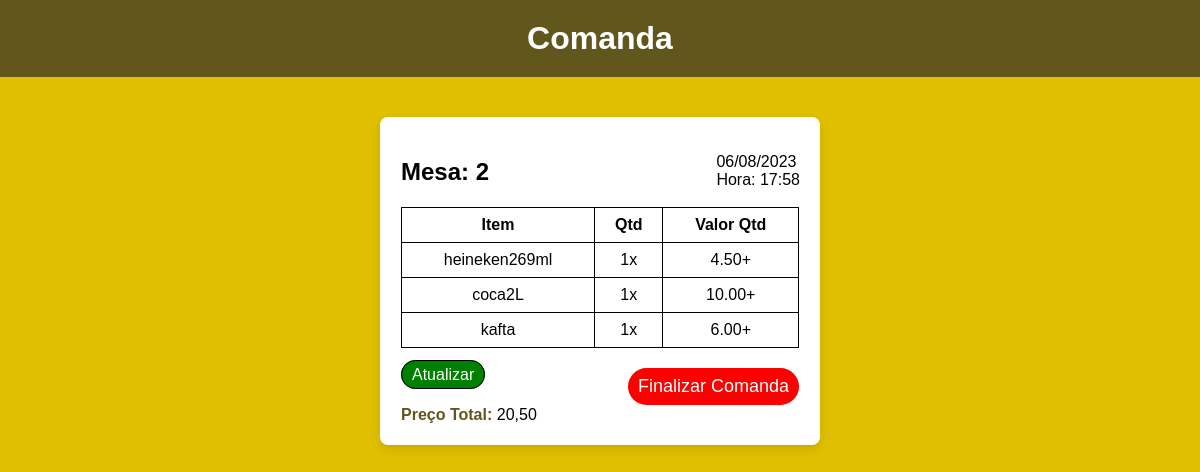
/pedido/3, run on the app's committed database.
### comanda/models.py (models this page shows, shortened)
class Comanda(models.Model):
    mesa = models.IntegerField()
    cerveja = models.CharField(max_length=20, null=True)
    refrigerante = models.CharField(max_length=20, null=True)
    espetinho = models.CharField(max_length=20, null=True)
    cervejaQtd = models.IntegerField(null=True)
    refrigeranteQtd = models.IntegerField(null=True)
    espetinhoQtd = models.IntegerField(null=True)
    cervejaPrecoTotal = models.DecimalField(max_digits=10, decimal_places=2, null=True)
    refrigerantePrecoTotal = models.DecimalField(
        max_digits=10, decimal_places=2, null=True
    )
    espetinhoPrecoTotal = models.DecimalField(
        max_digits=10, decimal_places=2, null=True
    )
    precoTotal = models.DecimalField(max_digits=10, decimal_places=2, null=True)
    listaItensSelecionados = models.JSONField(null=True)
    data = models.DateField(null=True, blank=True, auto_now_add=True)
    horario = models.TimeField(null=True, blank=True, auto_now_add=True)

### comanda/views.py (the view)
# urls.py: path("pedido/<int:id>", views.pedido, name="pedido"),
def pedido(request, id):
    comanda = get_object_or_404(Comanda, id=id)
    if request.method == "GET":
        return render(request, "pedidoCliente.html", {"comanda": comanda})
    elif request.method == "POST":
        comanda.delete()
        return redirect(reverse("visualizarPedidos"))

### comanda/templates/pedidoCliente.html (shortened to what this page needs)
{% load static %}
<!DOCTYPE html>
<html lang="pt-br">
<head>
    <link rel="stylesheet" href="{% static 'comanda.css' %}">
</head>
<body>
    <header>
        <h1>Comanda</h1>
    </header>
    <main>
        <form action=" {% url 'pedido' comanda.id %}" method="POST" autocomplete="off"> {% csrf_token %}
            <p id="datahora"> {{comanda.data|date:"d/m/Y"}}
                <br>
                Hora: {{comanda.horario}}
            </p>
            <fieldset>
                <h2>Mesa: {{comanda.mesa}}</h2>
            </fieldset>
            <fieldset>
                <table>
                    <thead>
                        <tr>
                            <th>Item</th>
                            <th>Qtd</th>
                            <th>Valor Qtd</th>
                        </tr>
                    </thead>
                    <tbody>
                        <tr>
                            <td>
                                {% for item in comanda.listaItensSelecionados %}
                                    {% if item.produto == "cerveja" %}
                                    {{item.sabor}}
                                    <br>
                                    {% endif %}
                            {% endfor %}
                            </td>
                            <td>
                                {% for item in comanda.listaItensSelecionados %}
                                    {% if item.produto == "cerveja" %}
                                    {{item.quantidade}}x
                                    <br>
                                    {% endif %}
                            {% endfor %}
                            </td>
                            <td>
                                {% for item in comanda.listaItensSelecionados %}
                                    {% if item.produto == "cerveja" %}
                                    {{item.precoTotalQtd}}+
                                    <br>
                                    {% endif %}
                            {% endfor %}
                            </td>
                        </tr>
                        <tr>
                            <td>
                                {% for item in comanda.listaItensSelecionados %}
                                    {% if item.produto == "refrigerante" %}
                                    {{item.sabor}}
                                    <br>
                                    {% endif %}
                            {% endfor %}
                            </td>
                            <td>
                                {% for item in comanda.listaItensSelecionados %}
                                    {% if item.produto == "refrigerante" %}
                                    {{item.quantidade}}x
                                    <br>
                                    {% endif %}
                            {% endfor %}
                            </td>
                            <td>
                                {% for item in comanda.listaItensSelecionados %}
                                    {% if item.produto == "refrigerante" %}
                                    {{item.precoTotalQtd}}+
                                    <br>
                                    {% endif %}
                            {% endfor %}
                            </td>
                        </tr>
                        <tr>
                            <td>
                                {% for item in comanda.listaItensSelecionados %}
                                    {% if item.produto == "espetinho" %}
                                    {{item.sabor}}
                                    <br>
                                    {% endif %}
                            {% endfor %}
                            </td>
                            <td>
                                {% for item in comanda.listaItensSelecionados %}
                                    {% if item.produto == "espetinho" %}
                                    {{item.quantidade}}x
                                    <br>
                                    {% endif %}
                            {% endfor %}
                            </td>
                            <td>
                                {% for item in comanda.listaItensSelecionados %}
                                    {% if item.produto == "espetinho" %}
                                    {{item.precoTotalQtd}}+
                                    <br>
                                    {% endif %}
                            {% endfor %}
                            </td>
                        </tr>
                    </tbody>
                </table>
                <input id="finalizar-comanda" type="submit" value="Finalizar Comanda">
                <br>
                <a href="{% url 'atualizarPedido' comanda.id %}">Atualizar</a>
            </fieldset>
            <fieldset>
                <label for="precoTotal">Preço Total:</label>
                <output id="precoTotalOutput">{{comanda.precoTotal}}</output>
            </fieldset>
        </form>
    </main>
</body>
</html>

### templates/static/comanda.css (style rules this page uses)
body, html { padding: 0; margin: 0; width: 100%; font-family: Arial, sans-serif; }
body { background-color: #E0BF00; }
header { text-align: center; background-color: #61571D; color: white; padding: 20px 0; margin-bottom: 20px; }
h1 { margin: 0; font-size: 32px; }
a { background-color: green; border: 1px solid black; color: #fff; border-radius: 24px; text-decoration: none; padding: 5px 10px; }
#datahora { float: right; }
main { display: flex; justify-content: center; align-items: center; flex-direction: column; padding: 20px; }
form { background-color: #fff; border-radius: 8px; box-shadow: 0 4px 10px rgba(0, 0, 0, 0.1); padding: 20px; width: 80%; max-width: 400px; max-height: 100vh; overflow-y: auto; }
fieldset { border: none; padding: 0; margin: 1px; }
table { border-collapse: collapse; width: 100%; }
th, td { border: 1px solid black; padding: 8px; text-align: center; }
#finalizar-comanda { display: block; border: none; background-color: red; color: #fff; border-radius: 24px; text-align: center; padding: 8px 10px; margin-top: 20px; font-size: 18px; cursor: pointer; transition: background-color 0.2s ease; float: right; }
label { font-size: 16px; font-weight: bold; color: #61571D; }

### data on the page
Comanda: data "06/08/2023", horario "17:58", mesa "2", sabor "heineken269ml", sabor "coca2L", sabor "kafta", precoTotal "20,50"

### other printed values
{{ item.quantidade }} "1"
{{ item.precoTotalQtd }} "4.50"
{{ item.precoTotalQtd }} "10.00"
{{ item.precoTotalQtd }} "6.00"
